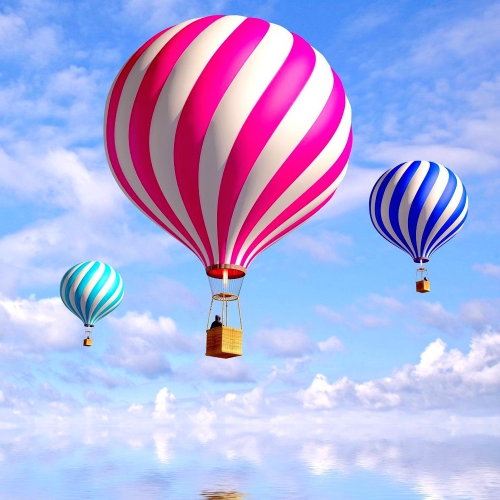
#> input picture Tracking/test.jpg, 1000 x 1000 px (shown at 1/2 size)
$ python test_scanning_window.py   (Python 2 division)
#> lines starting #> are read from the running program, lines starting #| are printed output that depends on the picture
### Tracking/structure.py
__author__ = 'IVMIT KFU: Gataullin Ravil & Veselovkiy Sergei'

import cv2

class Position:
    def __init__(self, buffer, x, y, width, height):
        self.buffer = buffer
        self.x = x
        self.y = y
        self.width = width
        self.height = height
        self.patch = None

    def update(self, x=None, y=None, width=None, height=None):
        if x is not None:
            self.x = x
        if y is not None:
            self.y = y
        if width is not None:
            self.width = width
        if height is not None:
            self.height = height
        self.patch = None

    def clean_frame(self):
        self.buffer[0] = None
        self.patch = None

    def is_correct(self):
        return self.x >= 0 and self.y >= 0 and self.width > 0 and self.height > 0 and self.x + self.width <= self.buffer[0].shape[1] and self.y + self.height <= self.buffer[0].shape[0]

    def point_left_up(self):
        return (self.x, self.y)

    def point_right_down(self):
        return (self.x + self.width, self.y + self.height)

    # [15 lines left out: functions get_bounding_box, calculate_patch, not called in this run]

    def get_window(self):
        return (self.x, self.y, self.width, self.height)


class Patch:
    # [10 lines left out: functions __init__, calculate_feature, not called in this run]

### Tracking/detection.py
__author__ = 'IVMIT KFU: Gataullin Ravil & Veselovkiy Sergei'

from copy import copy
import numpy as np
from sklearn.ensemble import RandomForestClassifier
from  time import time
import warnings
warnings.filterwarnings("ignore")
from sklearn.cross_validation import train_test_split
from structure import Position

class PatchVarianceClassifier:
    def __init__(self, init_patch):
        self.init_patch_variance = np.var(init_patch.content)

    # [7 lines left out: function classify, not called in this run]

    def predict_patch(self, patch):
        return np.var(patch.content) / self.init_patch_variance

    def predict_position(self, position):
        return np.var(position.calculate_patch().content) / self.init_patch_variance

class EnsembleClassifier:
    def __init__(self, learning_component):
        self.learning_component = learning_component
        self.classifier = RandomForestClassifier(max_depth=3)

    # [8 lines left out: function classify, not called in this run]

    def predict_patch(self, patch):
        feature = patch.calculate_feature(self.learning_component.descriptor)
        return self.classifier.predict_proba(feature)[0][self.positive_class_index]

    def predict_position(self, position):
        feature = position.calculate_patch().calculate_feature(self.learning_component.descriptor)
        return self.classifier.predict_proba(feature)[0][self.positive_class_index]

    # [32 lines left out: function relearn, not called in this run]

class NearestNeighborClassifier:

    # [12 lines left out: functions __init__, classify, not called in this run]

    def predict_patch(self, patch):
        return self.learning_component.relative_similarity(patch)

    def predict_position(self, position):
        return self.learning_component.relative_similarity(position.calculate_patch())

def scanning_window(init_position, scales_step = 1.2, slip_step = 0.1, minimal_bounding_box_size = 20, min_step=1, max_step=20):
    flag_inc = True
    flag_dec = False
    position = copy(init_position)
    while min(position.width, position.height) >= minimal_bounding_box_size:
        position.update(x=0,y=0)
        step_width = min(max(min_step,int(slip_step * position.width)),max_step)
        step_height = min(max(min_step,int(slip_step * position.height)),max_step)
        while position.is_correct():
            while position.is_correct():
                yield position
                position.update(x=position.x+step_width)
            position.update(x=0, y=position.y+step_height)
        # [17 lines of commented-out code are left out]
        if flag_inc:
            position.update(height=int(position.height * scales_step), width = int(position.width * scales_step))
        if position.height > position.buffer[0].shape[0] or position.width > position.buffer[0].shape[0]:
            flag_inc = False
            flag_dec = True
            position = copy(init_position)
        if flag_dec:
            position.update(height=int(position.height / scales_step), width = int(position.width / scales_step))

# [23 lines left out: function get_sliding_positions, not called in this run]

class Detector:
    # [45 lines left out: functions __init__, cascaded_classifier, detect, not called in this run]

    def predict_patch(self, patch):
        return self.cascaded_classifier(patch)

    def predict_position(self, position):
        return self.cascaded_classifier(position.calculate_patch())

### Tracking/test_scanning_window.py
import cv2
from detection import *
from structure import *
from time import time
import numpy as np

def get_fps(time1, time2):
    fps = int(100 / (time2 - time1)) / 100.0
    if fps < 25:
        color = (0,0,255)
    else:
        color = (0,255,0)
    return fps, color

def get_frame(path, area=320*240, dsize = None, fx_size = None, fy_size = None):
#> called with path = 'test.jpg', area = 76800
    if path is not None:
        frame = cv2.imread(path)
#> frame is the input picture: shape (1000, 1000, 3); mean B, G, R 227.8, 175.7, 175.1
        if area is not None and area != 0:
            f_size = np.sqrt(1.0*area/(frame.shape[0]*frame.shape[1]))
#> f_size = 0.277
            frame = cv2.resize(frame, None, fx=f_size, fy=f_size)
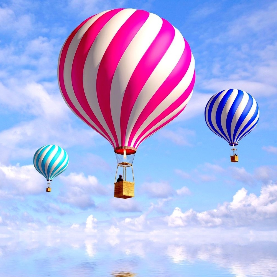
#> frame: shape (277, 277, 3); mean B, G, R 227.7, 175.6, 175
        elif dsize is not None:
            frame = cv2.resize(frame, dsize)
        elif fx_size is not None and fy_size is not None:
            frame = cv2.resize(frame, None, fx=fx_size, fy=fy_size)
        frame = cv2.flip(frame, 1)
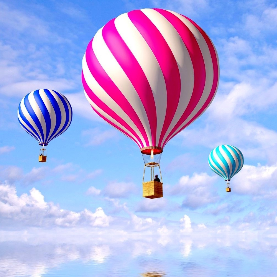
#> frame: shape (277, 277, 3); mean B, G, R 227.7, 175.6, 175
        return frame
    else:
        return None

frame = get_frame('test.jpg')
cv2.imshow("w",frame)
print "Shape:", frame.shape
#| Shape: (277, 277, 3)

# [43 lines of commented-out code are left out]

minimal_bounding_box_size = 40
min_step = 2
max_step = 10
size = 100
print " & ".join([str(elem) for elem in [0.02,0.04,0.06,0.08,0.1]]), "\\\\\hline"
for scales_step in [1.10,1.20,1.30,1.40,1.50]:
    counts = []
    times = []
    for slip_step in [0.02,0.04,0.06,0.08,0.1]:
        position = Position(cv2.cvtColor(frame, cv2.COLOR_BGR2GRAY), 0, 0, size, size)
        positions = []
#> (the run stopped early here; a loop or call above may not have finished)

$ run again, with Tracking/2.jpg copied over Tracking/test.jpg
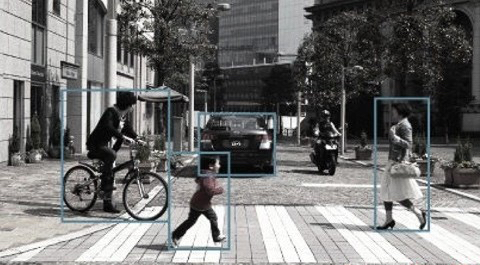
#> input picture Tracking/2.jpg, 480 x 265 px
#> in get_frame, frame is the input picture: shape (265, 480, 3); mean B, G, R 112.7, 113.5, 113.7
#> in get_frame, `frame = cv2.resize(frame, None, fx=f_size, fy=f_size)`:
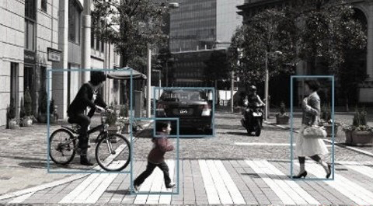
#> frame: shape (206, 373, 3); mean B, G, R 112.6, 113.4, 113.7
#> in get_frame, `frame = cv2.flip(frame, 1)`:
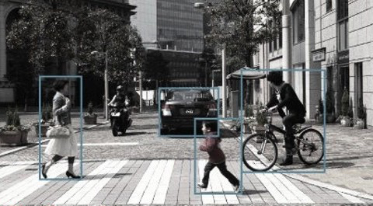
#> frame: shape (206, 373, 3); mean B, G, R 112.6, 113.4, 113.7
#| Shape: (206, 373, 3)
